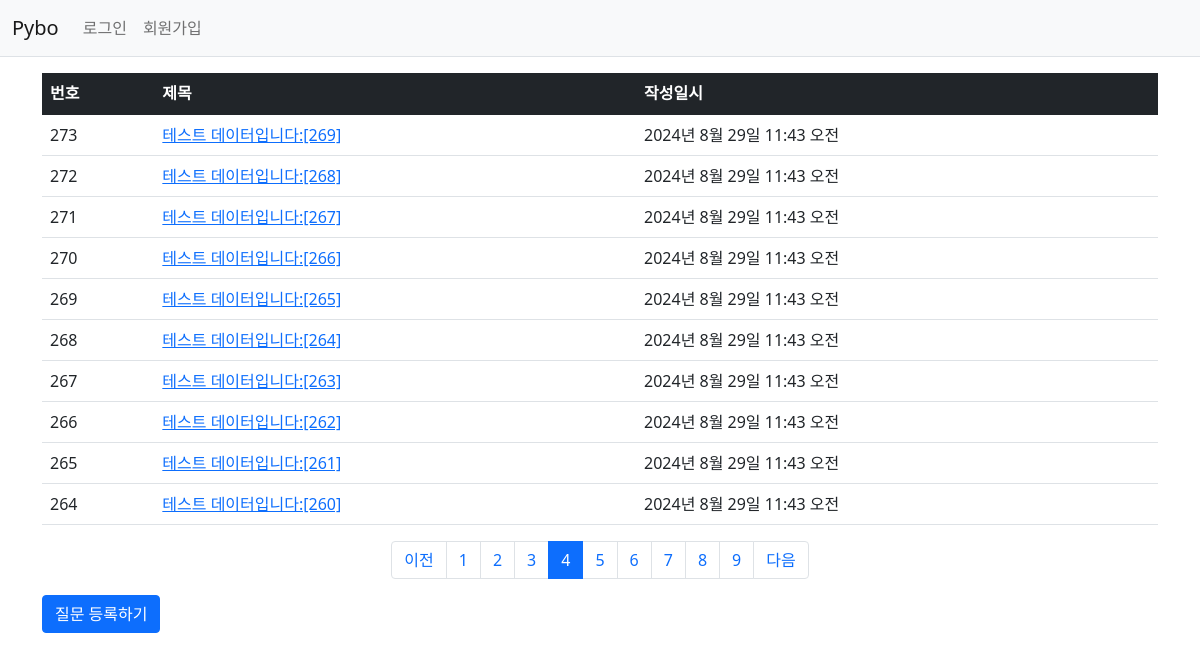
Page /pybo/?page=4 on the committed database.
### pybo/models.py (models this page shows, shortened)
class Question(models.Model):
    subject = models.CharField(max_length=200)
    content = models.TextField()
    create_date = models.DateTimeField()

### pybo/views.py (the view)
# urls.py: path('', views.index, name='index'),
def index(request):
    page = request.GET.get('page', '1')
    question_list = Question.objects.order_by('-create_date')
    paginator = Paginator(question_list, 10)
    page_obj = paginator.get_page(page)
    context = {'question_list': page_obj}
    return render(request, 'pybo/question_list.html', context)

### pybo/templatetags/pybo_filter.py (called while the page is built)
@register.filter
def sub(value, arg):
    return value - arg

### templates/pybo/question_list.html (shortened to what this page needs)
{% extends 'base.html' %}
{% load pybo_filter %}
{% block content %}
    <div class="container my-3">
        <table class="table">
            <thead>
            <tr class="table-dark">
                <th>번호</th>
                <th>제목</th>
                <th>작성일시</th>
            </tr>
            </thead>
            <tbody>
            {% if question_list %}
                {% for question in question_list %}
                    <tr>
                        <td>{{ question_list.paginator.count|sub:question_list.start_index|sub:forloop.counter0|add:1 }}</td>
                        <td>
                            <a href="{% url 'pybo:detail' question.id %}">{{ question.subject }}</a>
                        </td>
                        <td>{{ question.create_date }}</td>
                    </tr>
                {% endfor %}
            {% else %}
                <tr>
                    <td colspan="3">질문이 없습니다.</td>
                </tr>
            {% endif %}
            </tbody>
        </table>
        <ul class="pagination justify-content-center">
            {% if question_list.has_previous %}
                <li class="page-item">
                    <a class="page-link" href="?page={{ question_list.previous_page_number }}">이전</a>
                </li>
            {% else %}
                <li class="page-item disabled">
                    <a class="page-link" tabindex="-1" aria-disabled="true" href="#">이전</a>
                </li>
            {% endif %}
            {% for page_number in question_list.paginator.page_range %}
                {% if page_number >= question_list.number|add:-5 and page_number <= question_list.number|add:5 %}
                    {% if page_number == question_list.number %}
                        <li class="page-item active" aria-current="page">
                            <a class="page-link" href="?page={{ page_number }}">{{ page_number }}</a>
                        </li>
                    {% else %}
                        <li class="page-item">
                            <a class="page-link" href="?page={{ page_number }}">{{ page_number }}</a>
                        </li>
                    {% endif %}
                {% endif %}
            {% endfor %}
            {% if question_list.has_next %}
                <li class="page-item">
                    <a class="page-link" href="?page={{ question_list.next_page_number }}">다음</a>
                </li>
            {% else %}
                <li class="page-item disabled">
                    <a class="page-link" tabindex="-1" aria-disabled="true" href="#">다음</a>
                </li>
            {% endif %}
        </ul>
        <a href="{% url 'pybo:question_create' %}" class="btn btn-primary">질문 등록하기</a>
    </div>
{% endblock %}

### rows in the picture
Question: paginator.count|sub "273", subject "테스트 데이터입니다:[269]", create_date "2024년 8월 29일 11:43 오전"
Question: paginator.count|sub "272", subject "테스트 데이터입니다:[268]", create_date "2024년 8월 29일 11:43 오전"
Question: paginator.count|sub "271", subject "테스트 데이터입니다:[267]", create_date "2024년 8월 29일 11:43 오전"
Question: paginator.count|sub "270", subject "테스트 데이터입니다:[266]", create_date "2024년 8월 29일 11:43 오전"
Question: paginator.count|sub "269", subject "테스트 데이터입니다:[265]", create_date "2024년 8월 29일 11:43 오전"
Question: paginator.count|sub "268", subject "테스트 데이터입니다:[264]", create_date "2024년 8월 29일 11:43 오전"
Question: paginator.count|sub "267", subject "테스트 데이터입니다:[263]", create_date "2024년 8월 29일 11:43 오전"
Question: paginator.count|sub "266", subject "테스트 데이터입니다:[262]", create_date "2024년 8월 29일 11:43 오전"
Question: paginator.count|sub "265", subject "테스트 데이터입니다:[261]", create_date "2024년 8월 29일 11:43 오전"
Question: paginator.count|sub "264", subject "테스트 데이터입니다:[260]", create_date "2024년 8월 29일 11:43 오전"

### other values in the picture
{{ page_number }} "1" "2" "3" "5" "6" "7" "8" "9"
{{ page_number }} "4"
